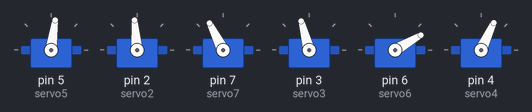
A sketch run on a simulated Arduino Uno, built with avr-gcc and run on an emulated ATmega328P. On the bench: 6 × servo.

Above: at 0.1 s.
At 1.6 s:
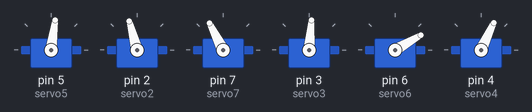
Timing chart, 0 to 3.1 s (numbered marks = the images above):
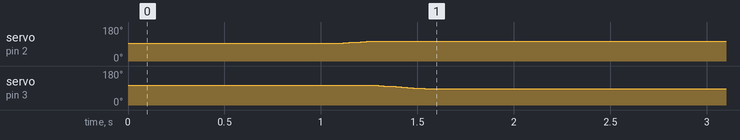

The sketch:

2.Shift_robot_weight.ino
```cpp
#include <Servo.h>

// Define servos
Servo servo5; // Left hip
Servo servo2; // Left ankle
Servo servo7; // Right hip
Servo servo3; // Right ankle
Servo servo6; // Right knee
Servo servo4; // Left knee

// Smooth movement function
void smoothMove(Servo &servo, int startAngle, int endAngle, int delayTime) {
  int step = (endAngle > startAngle) ? 1 : -1;
  for (int angle = startAngle; angle != endAngle; angle += step) {
    servo.write(angle);
    delay(delayTime);
  }
  servo.write(endAngle); // Ensure it ends exactly at target
}

void setup() {
  // Attach all servos
  servo5.attach(5);
  servo2.attach(2);
  servo7.attach(7);
  servo3.attach(3);
  servo6.attach(6);
  servo4.attach(4);

  // === STEP 0: right leg forward (initial pose) ===
  servo5.write(82);   // Left hip
  servo2.write(95);   // Left ankle
  servo7.write(117);  // Right hip
  servo3.write(105);  // Right ankle
  servo6.write(30);   // Right knee
  servo4.write(65);   // Left knee

  delay(1100); // Let robot settle

  // === STEP 1: Tilt both ankles smoothly ===
  smoothMove(servo2, 95, 105, 15);  // Left ankle: toe up slowly
  smoothMove(servo3, 105, 85, 15);  // Right ankle: toe down slowly
}

void loop() {
  // Do nothing (one-time move)
}
```
